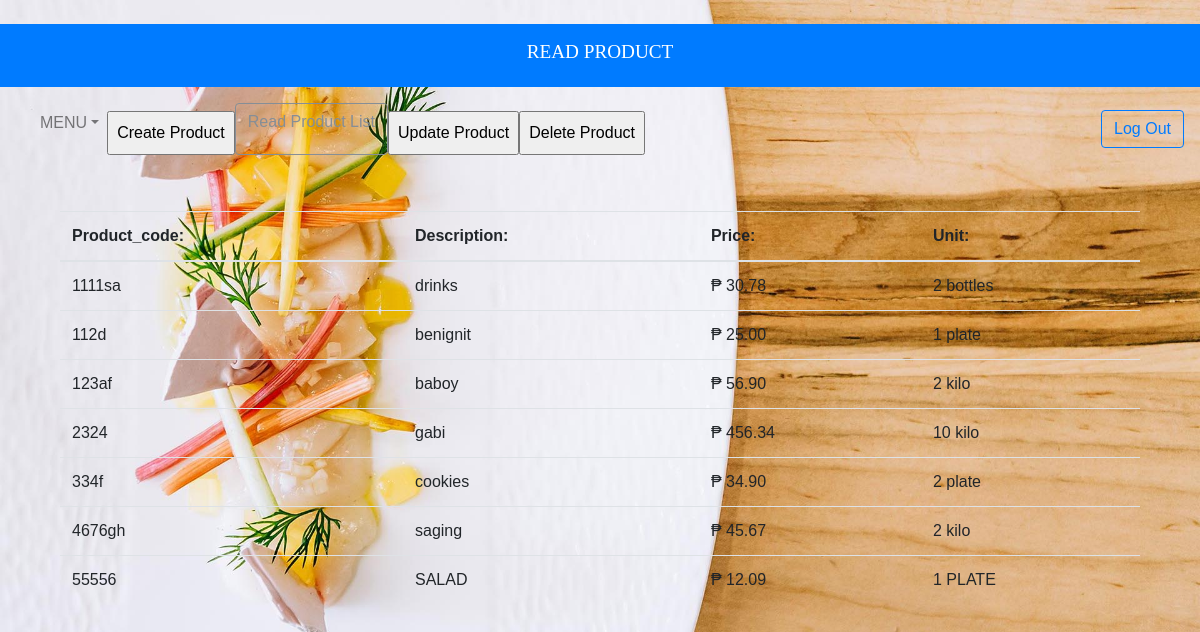
Page /pro_read.php on the committed database.
### tables this page shows
CREATE TABLE `product` (
  `product_code` varchar(40) NOT NULL,
  `description` varchar(200) NOT NULL,
  `price` decimal(10,2) NOT NULL,
  `unit` varchar(20) NOT NULL
);

### pro_read.php (the view, shortened to what this page needs)
<!DOCTYPE html>
<html lang="en">
<head>
	<link rel="stylesheet" href="Bootstrap/css/bootstrap.min.css">
    <link rel="stylesheet" href="Style/style.css">
   </head>
<br><div class="text-center">
                <div class="header">
    		 <div class="p-3 mb-2 bg-primary text-white"><h1>READ PRODUCT</h1></div>
  		</div>
<nav class="navbar navbar-expand-lg navbar-light bg">
  <div class="collapse navbar-collapse" id="navbarSupportedContent">
    <ul class="navbar-nav mr-auto">
     <li class="nav-item dropdown">
    <a class="nav-link dropdown-toggle" data-toggle="dropdown" href="home.php" role="button" aria-haspopup="true" aria-expanded="false">MENU</a>
  </li>
	  <td>
       <a href="pro_create.php"><input type=button value="Create Product"></a>
      </td>
	  <td>
       <a href="pro_read.php" button class="btn btn-outline-secondary my-2 my-sm-0" type="submit">Read Product List</a>
      </td>
	  <td>
       <a href="pro_update.php"><input type=button value="Update Product"></a>
      </td>
	  <td>
       <a href="pro_delete.php"><input type=button value="Delete Product"></a>
      </td>
	</ul>
               <a href="logout.php" button class="btn btn-outline-primary my-2 my-sm-0" type="submit">Log Out</a>
	  </div>
</nav>
<body>
<div id="main">
 <div class="container">
  <center>
	<?php require_once 'pro_process.php';?>
	<div class="container">
	<?php
		$result = $mysqli->query("SELECT * FROM product") or die($mysqli->error);
		?>
		<br><br>
			<table class="table">
				<thead>
					<tr>
						<th>Product_code:</th>
						<th>Description:</th>
						<th>Price:</th>
						<th>Unit:</th>
					</tr>
				</thead>
				<?php
					while($row=$result->fetch_assoc()):?>
					<thead class="thead-light">
						<tr>
							<td><?php echo $row['product_code']?></td>
							<td><?php echo $row['description']?></td>
							<td>₱ <?php echo $row['price']?></td>
							<td><?php echo $row['unit']?></td>
						</tr>
					</thead>
						<?php endwhile;?>
			</table>
		</div>
    </div>
 </div>
</div>
</body>
</html>

### Style/style.css (style rules this page uses)
body { font-family: sans-serif; background: white; }
h1 { font-size: 1.2em; text-align: center; color: white; }
input { width: 100%; box-sizing: border-box; font-size: 1em; margin-top: 0.5em; padding: 0.5em; }
input::after { width: 100%; height: 5px; background: red; }
div.header { color: white; font-family:"Monotype corsiva"; }
body { font-family: Arial, Helvetica, sans-serif; }

### pro_read.php (style rules this page uses)
body { background-image: url(images/jay.JPG); background-size: cover; background-repeat: no-repeat; width: 100%; }

### rows in the picture
product: product_code "1111sa", description "drinks", price "30.78", unit "2 bottles"
product: product_code "112d", description "benignit", price "25.00", unit "1 plate"
product: product_code "123af", description "baboy", price "56.90", unit "2 kilo"
product: product_code "2324", description "gabi", price "456.34", unit "10 kilo"
product: product_code "334f", description "cookies", price "34.90", unit "2 plate"
product: product_code "4676gh", description "saging", price "45.67", unit "2 kilo"
product: product_code "55556", description "SALAD", price "12.09", unit "1 PLATE"
